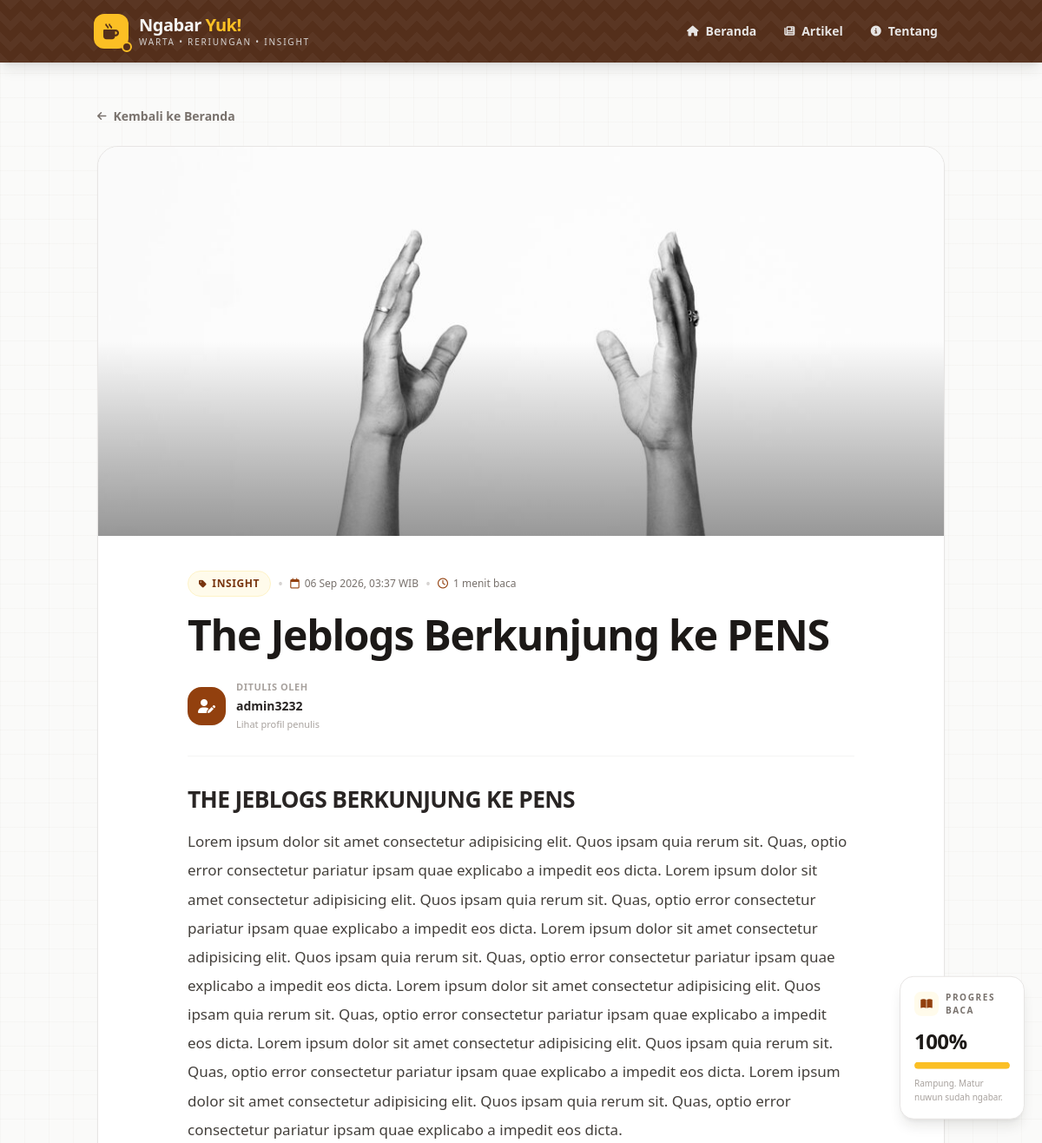
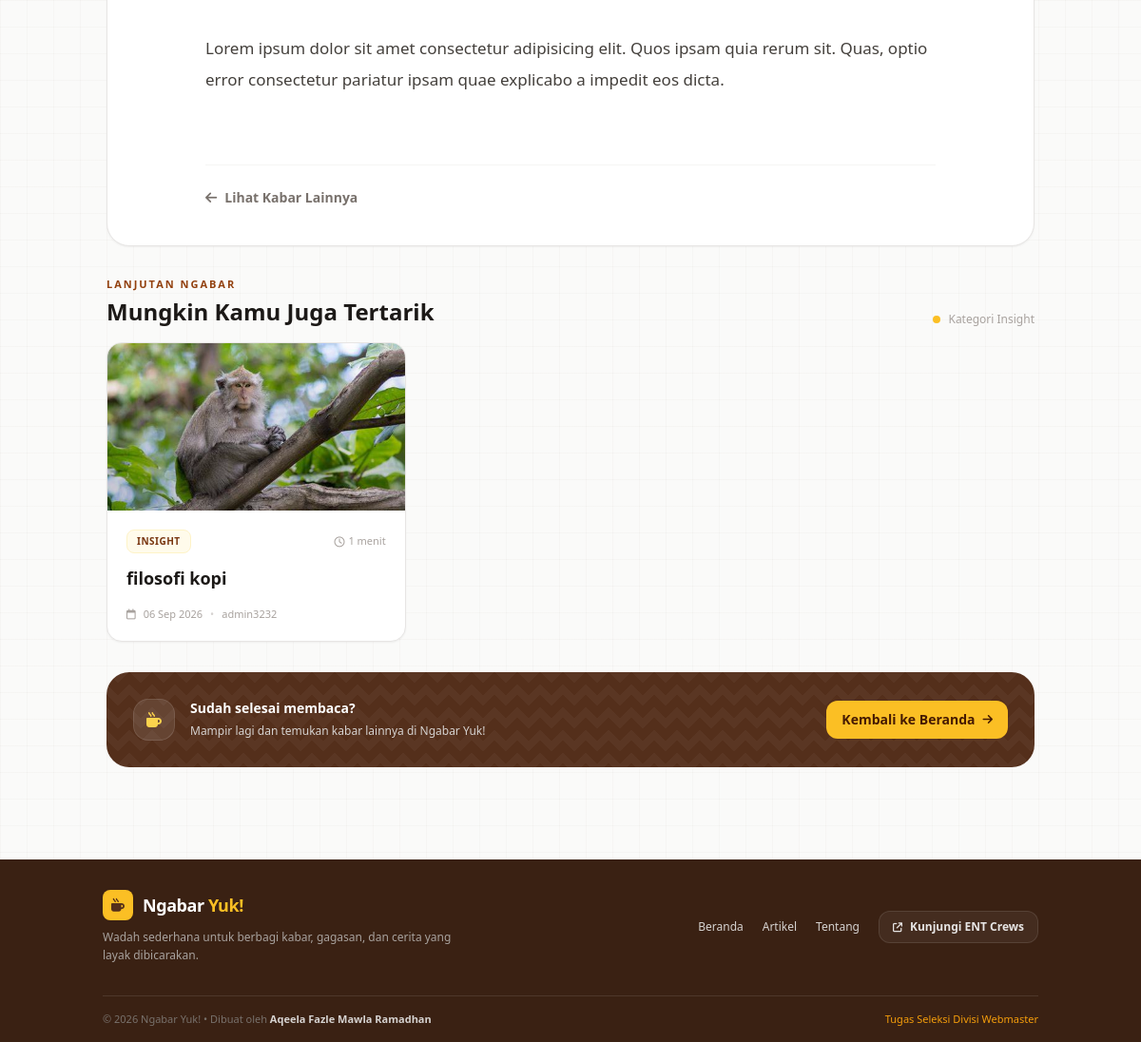
The page /detail.php?id=21 on the database its author committed (2 pictures, top to bottom).
### tables this page shows
CREATE TABLE IF NOT EXISTS `berita` (
  `id` int NOT NULL AUTO_INCREMENT,
  `judul` varchar(255) NOT NULL,
  `kategori` varchar(50) NOT NULL,
  `penulis` varchar(100) NOT NULL,
  `konten` text NOT NULL,
  `gambar` varchar(255) DEFAULT NULL,
  `read_time` int NOT NULL DEFAULT '1',
  `tanggal` timestamp NULL DEFAULT CURRENT_TIMESTAMP,
  PRIMARY KEY (`id`)
);

### detail.php (the view, shortened to what this page needs)
<?php
require_once 'config.php';
$id = isset($_GET['id']) ? intval($_GET['id']) : 0;
$stmt = mysqli_prepare($conn, "SELECT * FROM berita WHERE id = ?");
mysqli_stmt_bind_param($stmt, "i", $id);
mysqli_stmt_execute($stmt);
$result = mysqli_stmt_get_result($stmt);
$berita = mysqli_fetch_assoc($result);
$stmtTerkait = mysqli_prepare(
    $conn,
    "SELECT * FROM berita
     WHERE kategori = ?
     AND id != ?
     ORDER BY id DESC
     LIMIT 3"
);
mysqli_stmt_bind_param(
    $stmtTerkait,
    "si",
    $berita['kategori'],
    $berita['id']
);
mysqli_stmt_execute($stmtTerkait);
$resultTerkait = mysqli_stmt_get_result($stmtTerkait);
$artikelTerkait = mysqli_fetch_all($resultTerkait, MYSQLI_ASSOC);
?>
<!DOCTYPE html>
<html lang="id">
<head>
    <script src="https://cdn.tailwindcss.com"></script>
    <link
        rel="stylesheet"
        href="https://cdnjs.cloudflare.com/ajax/libs/font-awesome/6.4.0/css/all.min.css">
</head>
<body class="bg-stone-50 text-stone-800 font-sans antialiased flex flex-col min-h-screen selection:bg-amber-200 selection:text-amber-900">
    <?php
    include 'assets/header.php';
    ?>
    <div
        id="readingProgress"
        class="hidden lg:block fixed right-5 top-1/2 -translate-y-1/2 z-40 w-36 bg-white border border-stone-200 rounded-2xl shadow-lg shadow-stone-900/10 p-4 transition-all duration-300">
        <div class="flex items-center gap-2 mb-3">
            <div class="w-7 h-7 rounded-lg bg-amber-50 text-amber-800 flex items-center justify-center shrink-0">
                <i class="fa-solid fa-book-open text-xs"></i>
            </div>
            <p class="text-[10px] uppercase tracking-[0.16em] font-black text-stone-500">
                Progres Baca
            </p>
        </div>
        <div class="flex items-end gap-1 mb-2">
            <span
                id="progressPercent"
                class="text-2xl font-black tracking-tight text-stone-900">
            </span>
        </div>
        <div class="w-full h-2 rounded-full bg-stone-100 overflow-hidden">
            <div
                id="progressBar"
                class="h-full w-0 rounded-full bg-amber-400 transition-[width] duration-150">
            </div>
        </div>
        <p
            id="progressText"
            class="text-[10px] leading-relaxed text-stone-400 font-medium mt-2">
        </p>
    </div>
    <main class="flex-grow">
        <div class="max-w-5xl mx-auto px-4 sm:px-6 py-8 md:py-12">
            <div class="mb-6">
                <a
                    href="index.php"
                    class="inline-flex items-center gap-2 text-sm font-semibold text-stone-500 hover:text-amber-900 transition">
                    <i class="fa-solid fa-arrow-left text-xs"></i>
                    Kembali ke Beranda
                </a>
            </div>
            <article class="bg-white border border-stone-200 rounded-3xl shadow-sm overflow-hidden">
                <?php if (!empty($berita['gambar']) && file_exists('assets/img/' . $berita['gambar'])): ?>
                    <div class="relative w-full h-64 sm:h-80 md:h-[28rem] bg-stone-100 overflow-hidden">
                        <img
                            src="assets/img/<?= htmlspecialchars($berita['gambar']); ?>"
                            alt="<?= htmlspecialchars($berita['judul']); ?>"
                            class="w-full h-full object-cover">
                        <div class="absolute inset-0 bg-gradient-to-t from-black/40 via-transparent to-transparent"></div>
                    </div>
                <?php endif; ?>
                <div class="px-5 py-7 sm:px-8 md:px-12 md:py-10">
                    <div class="max-w-3xl mx-auto">
                        <div class="flex flex-wrap items-center gap-2 mb-5">
                            <span class="inline-flex items-center gap-1.5 px-3 py-1.5 rounded-full bg-amber-50 border border-amber-100 text-amber-900 text-xs font-bold uppercase tracking-wider">
                                <i class="fa-solid fa-tag text-[10px]"></i>
                                <?= htmlspecialchars($berita['kategori']); ?>
                            </span>
                            <span class="text-stone-300">
                                •
                            </span>
                            <span class="inline-flex items-center gap-1.5 text-xs font-medium text-stone-500">
                                <i class="fa-regular fa-calendar text-amber-800"></i>
                                <?= date('d M Y, H:i', strtotime($berita['tanggal'])); ?> WIB
                            </span>
                            <span class="text-stone-300">
                                •
                            </span>
                            <span class="inline-flex items-center gap-1.5 text-xs font-medium text-stone-500">
                                <i class="fa-regular fa-clock text-amber-800"></i>
                                <?= (int)$berita['read_time']; ?> menit baca
                            </span>
                        </div>
                        <h1 class="text-3xl sm:text-4xl md:text-5xl font-black tracking-tight leading-[1.08] text-stone-900">
                            <?= htmlspecialchars($berita['judul']); ?>
                        </h1>
                        <div class="flex items-center gap-3 mt-7 pb-7 border-b border-stone-100">
                            <a
                                href="author.php?nama=<?= urlencode($berita['penulis']); ?>"
                                class="w-11 h-11 rounded-2xl bg-amber-800 text-white flex items-center justify-center shadow-sm hover:bg-amber-900 transition shrink-0">
                                <i class="fa-solid fa-user-pen"></i>
                            </a>
                            <div>
                                <p class="text-[11px] uppercase tracking-wider font-semibold text-stone-400">
                                    Ditulis oleh
                                </p>
                                <a
                                    href="author.php?nama=<?= urlencode($berita['penulis']); ?>"
                                    class="inline-block text-sm font-bold text-stone-800 mt-0.5 hover:text-amber-800 transition">
                                    <?= htmlspecialchars($berita['penulis']); ?>
                                </a>
                                <p class="text-[11px] text-stone-400 mt-0.5">
                                    Lihat profil penulis
                                </p>
                            </div>
                        </div>
                        <div
                            id="articleContent"
                            class="article-content mt-8">
                            <?= $berita['konten']; ?>
                        </div>
                        <div class="mt-10 pt-6 border-t border-stone-100">
                            <div class="flex flex-col sm:flex-row sm:items-center sm:justify-between gap-4">
                                <a
                                    href="index.php"
                                    class="inline-flex items-center gap-2 text-sm font-semibold text-stone-500 hover:text-amber-900 transition">
                                    <i class="fa-solid fa-arrow-left"></i>
                                    Lihat Kabar Lainnya
                                </a>
                            </div>
                        </div>
                    </div>
                </div>
            </article>
            <?php if (!empty($artikelTerkait)): ?>
                <section class="mt-8">
                    <div class="flex items-end justify-between gap-4 mb-4">
                        <div>
                            <p class="text-[11px] uppercase tracking-[0.18em] text-amber-800 font-bold">
                                Lanjutan Ngabar
                            </p>
                            <h2 class="text-xl sm:text-2xl font-black text-stone-900 mt-1">
                                Mungkin Kamu Juga Tertarik
                            </h2>
                        </div>
                        <div class="hidden sm:flex items-center gap-2 text-xs text-stone-400">
                            <span class="w-2 h-2 rounded-full bg-amber-400"></span>
                            Kategori <?= htmlspecialchars($berita['kategori']); ?>
                        </div>
                    </div>
                    <div class="grid grid-cols-1 md:grid-cols-3 gap-4">
                        <?php foreach ($artikelTerkait as $terkait): ?>
                            <a
                                href="detail.php?id=<?= $terkait['id']; ?>"
                                class="group bg-white border border-stone-200 rounded-2xl overflow-hidden shadow-sm hover:shadow-md hover:-translate-y-0.5 transition-all duration-300">
                                <?php if (!empty($terkait['gambar']) && file_exists('assets/img/' . $terkait['gambar'])): ?>
                                    <div class="relative aspect-[16/9] bg-stone-100 overflow-hidden">
                                        <img
                                            src="assets/img/<?= htmlspecialchars($terkait['gambar']); ?>"
                                            alt="<?= htmlspecialchars($terkait['judul']); ?>"
                                            class="w-full h-full object-cover group-hover:scale-105 transition-transform duration-500">
                                        <div class="absolute inset-0 bg-gradient-to-t from-black/20 to-transparent"></div>
                                    </div>
                                <?php endif; ?>
                                <div class="p-5">
                                    <div class="flex items-center justify-between gap-3 mb-3">
                                        <span class="inline-flex items-center px-2.5 py-1 rounded-lg bg-amber-50 border border-amber-100 text-amber-900 text-[10px] font-bold uppercase tracking-wider">
                                            <?= htmlspecialchars($terkait['kategori']); ?>
                                        </span>
                                        <span class="inline-flex items-center gap-1 text-[11px] text-stone-400 shrink-0">
                                            <i class="fa-regular fa-clock"></i>
                                            <?= (int)$terkait['read_time']; ?> menit
                                        </span>
                                    </div>
                                    <h3 class="text-base sm:text-lg font-black leading-snug text-stone-900 group-hover:text-amber-900 transition">
                                        <?= htmlspecialchars($terkait['judul']); ?>
                                    </h3>
                                    <div class="flex items-center gap-2 mt-4 text-[11px] text-stone-400">
                                        <i class="fa-regular fa-calendar"></i>
                                        <?= date('d M Y', strtotime($terkait['tanggal'])); ?>
                                        <span class="text-stone-300">
                                            •
                                        </span>
                                        <span class="text-stone-400">
                                            <?= htmlspecialchars($terkait['penulis']); ?>
                                        </span>
                                    </div>
                                </div>
                            </a>
                        <?php endforeach; ?>
                    </div>
                </section>
            <?php endif; ?>
            <div class="mt-8 javanese-pattern rounded-3xl p-6 md:p-7 text-white">
                <div class="flex flex-col sm:flex-row sm:items-center sm:justify-between gap-5">
                    <div class="flex items-start gap-4">
                        <div class="w-11 h-11 rounded-2xl bg-white/10 border border-white/10 flex items-center justify-center shrink-0">
                            <i class="fa-solid fa-mug-hot text-amber-300"></i>
                        </div>
                        <div>
                            <p class="text-sm font-black">
                                Sudah selesai membaca?
                            </p>
                            <p class="text-xs text-stone-300 mt-1 leading-relaxed">
                                Mampir lagi dan temukan kabar lainnya di Ngabar Yuk!
                            </p>
                        </div>
                    </div>
                    <a
                        href="index.php"
                        class="inline-flex items-center justify-center gap-2 px-4 py-2.5 rounded-xl bg-amber-400 text-amber-950 text-sm font-bold hover:bg-amber-300 transition shrink-0">
                        Kembali ke Beranda
                        <i class="fa-solid fa-arrow-right text-xs"></i>
                    </a>
                </div>
            </div>
        </div>
    </main>
    <?php
    include 'assets/footer.php';
    ?>
</body>
</html>

### detail.php (style rules this page uses)
body { background-image: linear-gradient(rgba(84, 47, 27, 0.025) 1px, transparent 1px), linear-gradient(90deg, rgba(84, 47, 27, 0.025) 1px, transparent 1px); background-size: 28px 28px; }
.javanese-pattern { background-color: #542f1b; background-image: linear-gradient(135deg, rgba(255, 255, 255, .035) 25%, transparent 25%), linear-gradient(225deg, rgba(255, 255, 255, .035) 25%, transparent 25%), linear-gradient(45deg, rgba(255, 255, 255, .035) 25%, transparent 25%), linear-gradient(315deg, rgba(255, 255, 255, .035) 25%, #542f1b 25%); background-position: 12px 0, 12px 0, 0 0, 0 0; background-size: 24px 24px; }
.article-content { color: #44403c; font-size: 17px; line-height: 1.95; overflow-wrap: anywhere; }
.article-content h2 { color: #292524; font-size: 1.65rem; line-height: 1.35; font-weight: 900; letter-spacing: -0.025em; margin: 2rem 0 0.85rem; }

### rows shown on the page
berita: gambar (picture), kategori "INSIGHT", tanggal "06 Sep 2026, 03:37", read_time "1", judul "The Jeblogs Berkunjung ke PENS", penulis "admin3232", konten "THE JEBLOGS BERKUNJUNG KE PENS Lorem ipsum dolor sit amet consectetur adipisicing elit. Quos ipsam quia rerum sit. Quas, optio error consectetur pariatur ipsam quae explicabo a impedit eos dicta. Lorem ipsum dolor sit amet consectetur adipisicing elit. Quos ipsam quia rerum sit. Quas, optio error consectetur pariatur ipsam quae explicabo a impedit eos dicta. Lorem ipsum dolor sit amet consectetur adipisicing elit. Quos ipsam quia rerum sit. Quas, optio error consectetur pariatur ipsam quae explicabo a impedit eos dicta. Lorem ipsum dolor sit amet consectetur adipisicing elit. Quos ipsam quia rerum sit. Quas, optio error consectetur pariatur ipsam quae explicabo a impedit eos dicta. Lorem…", kategori "Insight"
berita: gambar (picture), kategori "INSIGHT", read_time "1", judul "filosofi kopi", tanggal "06 Sep 2026", penulis "admin3232"
